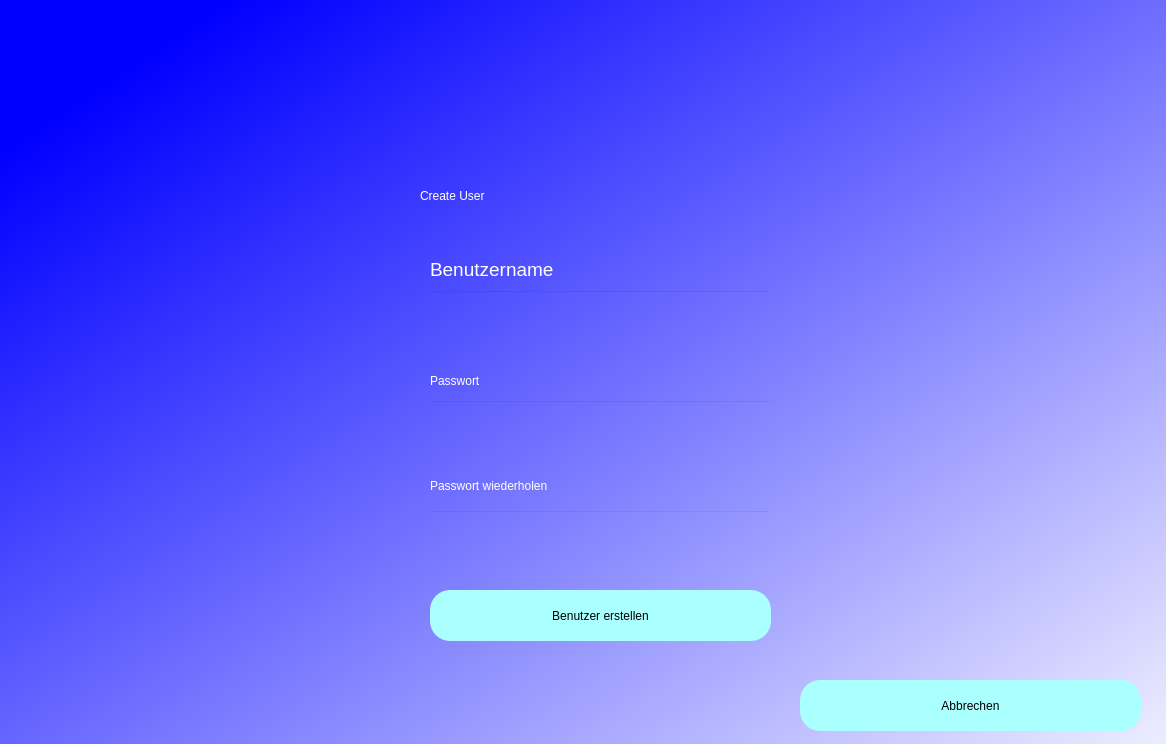
<?xml version="1.0" encoding="UTF-8"?>
<ui version="4.0">
 <class>Dialog</class>
 <widget class="QDialog" name="Dialog">
  <property name="geometry">
   <rect>
    <x>0</x>
    <y>0</y>
    <width>1166</width>
    <height>744</height>
   </rect>
  </property>
  <property name="windowTitle">
   <string>Dialog</string>
  </property>
  <widget class="QWidget" name="bgwidget" native="true">
   <property name="geometry">
    <rect>
     <x>-10</x>
     <y>0</y>
     <width>1251</width>
     <height>821</height>
    </rect>
   </property>
   <property name="minimumSize">
    <size>
     <width>1201</width>
     <height>0</height>
    </size>
   </property>
   <property name="styleSheet">
    <string notr="true">QWidget#bgwidget{
background-color:qlineargradient(spread:pad, x1:0.091, y1:0.101636, x2:0.991379, y2:0.977, stop:0 rgba(0, 0, 255, 1), stop:1 rgba(255, 255, 255, 255));}</string>
   </property>
   <widget class="QLabel" name="label">
    <property name="geometry">
     <rect>
      <x>430</x>
      <y>160</y>
      <width>341</width>
      <height>71</height>
     </rect>
    </property>
    <property name="styleSheet">
     <string notr="true">font: 36pt &quot;MS Shell Dlg 2&quot;; color:rgb(255, 255, 255)</string>
    </property>
    <property name="text">
     <string>Create User</string>
    </property>
   </widget>
   <widget class="QLineEdit" name="username_input">
    <property name="geometry">
     <rect>
      <x>440</x>
      <y>290</y>
      <width>341</width>
      <height>51</height>
     </rect>
    </property>
    <property name="styleSheet">
     <string notr="true">background-color:rgba(0,0,0,0);
font: 12pt &quot;MS Shell Dlg 2&quot;;</string>
    </property>
   </widget>
   <widget class="QLineEdit" name="password_input">
    <property name="geometry">
     <rect>
      <x>440</x>
      <y>400</y>
      <width>341</width>
      <height>51</height>
     </rect>
    </property>
    <property name="styleSheet">
     <string notr="true">background-color:rgba(0,0,0,0);
font: 12pt &quot;MS Shell Dlg 2&quot;;</string>
    </property>
    <property name="echoMode">
     <enum>QLineEdit::Password</enum>
    </property>
   </widget>
   <widget class="QLabel" name="label_3">
    <property name="geometry">
     <rect>
      <x>440</x>
      <y>249</y>
      <width>161</width>
      <height>41</height>
     </rect>
    </property>
    <property name="font">
     <font>
      <family>MS Shell Dlg 2</family>
      <pointsize>14</pointsize>
      <weight>50</weight>
      <italic>false</italic>
      <bold>false</bold>
     </font>
    </property>
    <property name="styleSheet">
     <string notr="true">font: 14pt &quot;MS Shell Dlg 2&quot;;color:rgb(255, 255, 255)</string>
    </property>
    <property name="text">
     <string>Benutzername</string>
    </property>
   </widget>
   <widget class="QLabel" name="label_4">
    <property name="geometry">
     <rect>
      <x>440</x>
      <y>370</y>
      <width>111</width>
      <height>21</height>
     </rect>
    </property>
    <property name="styleSheet">
     <string notr="true">font: 14pt &quot;MS Shell Dlg 2&quot;;color:rgb(255, 255, 255)</string>
    </property>
    <property name="text">
     <string>Passwort</string>
    </property>
   </widget>
   <widget class="QLabel" name="error">
    <property name="geometry">
     <rect>
      <x>440</x>
      <y>456</y>
      <width>341</width>
      <height>20</height>
     </rect>
    </property>
    <property name="styleSheet">
     <string notr="true">font: 12pt &quot;MS Shell Dlg 2&quot;; color:red;</string>
    </property>
    <property name="text">
     <string/>
    </property>
   </widget>
   <widget class="QPushButton" name="cancel_button">
    <property name="geometry">
     <rect>
      <x>810</x>
      <y>680</y>
      <width>341</width>
      <height>51</height>
     </rect>
    </property>
    <property name="styleSheet">
     <string notr="true">border-radius:20px;
background-color: rgb(170, 255, 255);
font: 14pt &quot;MS Shell Dlg 2&quot;;</string>
    </property>
    <property name="text">
     <string>Abbrechen</string>
    </property>
   </widget>
   <widget class="QPushButton" name="create_button">
    <property name="geometry">
     <rect>
      <x>440</x>
      <y>590</y>
      <width>341</width>
      <height>51</height>
     </rect>
    </property>
    <property name="styleSheet">
     <string notr="true">border-radius:20px;
background-color: rgb(170, 255, 255);
font: 14pt &quot;MS Shell Dlg 2&quot;;</string>
    </property>
    <property name="text">
     <string>Benutzer erstellen</string>
    </property>
   </widget>
   <widget class="QLabel" name="label_5">
    <property name="geometry">
     <rect>
      <x>440</x>
      <y>470</y>
      <width>221</width>
      <height>31</height>
     </rect>
    </property>
    <property name="styleSheet">
     <string notr="true">font: 14pt &quot;MS Shell Dlg 2&quot;;color:rgb(255, 255, 255)</string>
    </property>
    <property name="text">
     <string>Passwort wiederholen</string>
    </property>
   </widget>
   <widget class="QLineEdit" name="password_repeat_input">
    <property name="geometry">
     <rect>
      <x>440</x>
      <y>510</y>
      <width>341</width>
      <height>51</height>
     </rect>
    </property>
    <property name="styleSheet">
     <string notr="true">background-color:rgba(0,0,0,0);
font: 12pt &quot;MS Shell Dlg 2&quot;;</string>
    </property>
    <property name="echoMode">
     <enum>QLineEdit::Password</enum>
    </property>
   </widget>
  </widget>
 </widget>
 <resources/>
 <connections/>
</ui>
